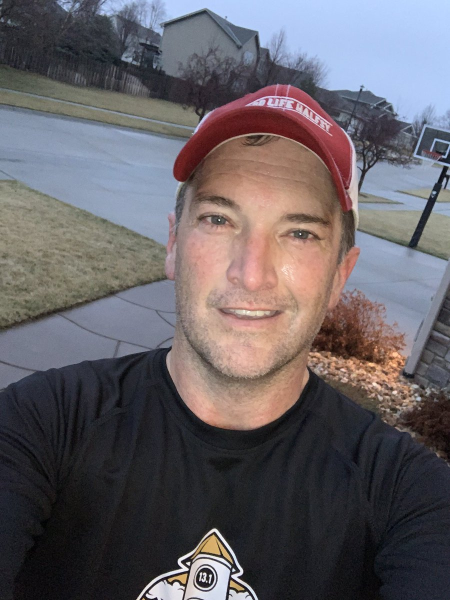
#> input picture people/Bill/Unknown-1.jpeg, 900 x 1200 px (shown at 1/2 size); its folder holds only this picture in this run
$ python main.py
#> lines starting #> are read from the running program, lines starting #| are printed output that depends on the picture
import time
import os
import cv2
import numpy as np

# from: https://raw.githubusercontent.com/opencv/opencv/master/data/haarcascades/haarcascade_frontalface_default.xml
face_finder = cv2.CascadeClassifier('haarcascade_frontalface_default.xml')
face_recognizer = cv2.face.LBPHFaceRecognizer_create()
#face_recognizer = cv2.face.EigenFaceRecognizer_create()
#face_recognizer = cv2.face.FisherFaceRecognizer_create()

captures_directory = "captures"
people_directory = "people"
test_directory = "tests"

people = []
trained = 0


# other ref https://github.com/informramiz/opencv-face-recognition-python

def setup():
    print("### SETUP ### ")
    if not os.path.exists(captures_directory):
        os.makedirs(captures_directory)
    if not os.path.exists(people_directory):
        os.makedirs(people_directory)

def cleanup():
    print("### CLEANUP ### ")
    for filename in os.listdir(captures_directory):
        print(filename)
        if (filename.endswith(".png")):
            os.remove(captures_directory + "/" + filename)

def train():
    print("### TRAIN ### ")

    faces = []
    labels = []
    labels_int = []
    for person in os.listdir(people_directory):
        personPath = people_directory + "/" + person
        if os.path.isdir(personPath):

            people.append(person)

            for photo in os.listdir(personPath):
                photoPath = personPath + "/" + photo

                if photo != ".DS_Store" and not os.path.isdir(photoPath):

                    image = cv2.imread(photoPath)
#> image is the input picture: shape (1200, 900, 3); mean B, G, R 100.9, 96.2, 101.5
                    gray_image = cv2.cvtColor(image, cv2.COLOR_BGR2GRAY)
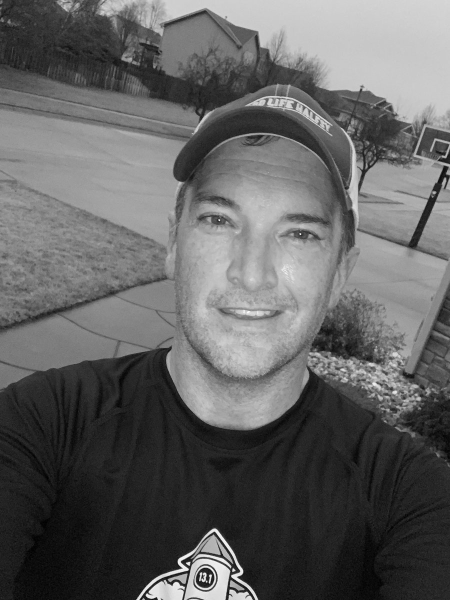
#> gray_image: shape (1200, 900) (shown at 1/2 size); min 0, max 255, mean 98.3
                    imageFaces = face_finder.detectMultiScale(gray_image, scaleFactor=1.2, minNeighbors=5)
#> imageFaces = [[327, 326, 378, 378]]

                    if len(imageFaces) == 1:
                        (x,y,w,h) = imageFaces[0]
#> x = 327; y = 326; w = 378; h = 378
                        faces.append(gray_image[y:y+w, x:x+h])
                        labels.append(person)
                        labels_int.append(len(people) - 1)
                        print("person=" + person + " path=" + photoPath)
#> pass 2 of the loop in train, `for person in os.listdir(people_directory):`:
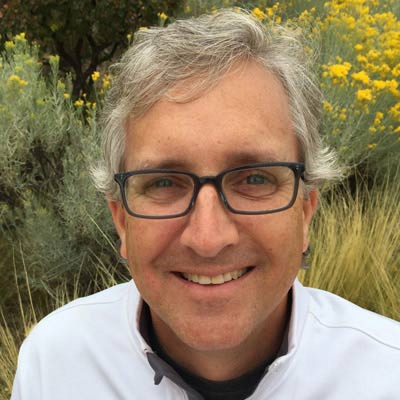
#> input picture people/Doug/Unknown-1.jpeg, 400 x 400 px
#> in train, image is the input picture: shape (400, 400, 3); mean B, G, R 98.9, 127.2, 145.1
#> in train, `gray_image = cv2.cvtColor(image, cv2.COLOR_BGR2GRAY)`:
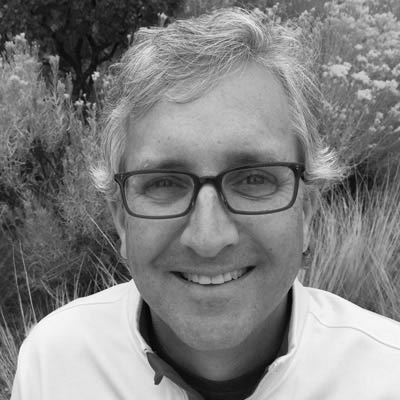
#> gray_image: shape (400, 400); min 2, max 255, mean 129.4
#> imageFaces = [[71, 76, 272, 272]]
#> x = 71; y = 76; w = 272

    if len(faces) > 0:
        face_recognizer.train(faces, np.array(labels_int))
        face_recognizer.write('trainer.yml')

def test():

    print("### TEST ### ")

#> (the run stopped early here; a loop or call above may not have finished)
